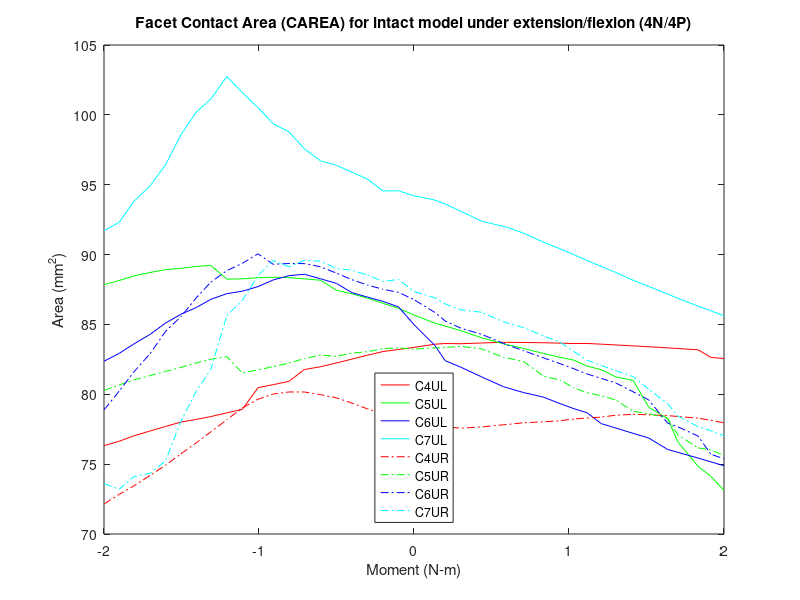

Recreate this plot in MATLAB.
% Facet Contact Area (CAREA)
% model15_intact/4n & 4p Upper Left 
clear all;
%% 4P
figure (1)

c4ulxp=[2 2.0675 2.10046 2.15118 2.21847 2.28879 2.30129 2.3542 2.41761 2.47111 2.51624 2.55771 2.60433 2.65123 2.70673 2.75718 2.81828 2.8513 2.91654 2.95737 3 ]-2;
c4ulyp=[83.3586 83.585 83.6323 83.6189 83.673 83.7203 83.7166 83.7081 83.6888 83.661 83.6316 83.6379 83.5877 83.5311 83.4669 83.4018 83.3254 83.2766 83.1859 82.6411 82.558];

c4urxp=[2 2.0675 2.10046 2.15118 2.21847 2.28879 2.30129 2.3542 2.41761 2.47111 2.51624 2.55771 2.60433 2.65123 2.70673 2.75718 2.81828 2.8513 2.91654 2.95737 3 ]-2;
c4uryp=[77.865 77.7667 77.6868 77.5729 77.6656 77.8207 77.8387 77.9655 78.027 78.1073 78.2342 78.2991 78.3696 78.5023 78.5645 78.5347 78.4717 78.412 78.29 78.1409 77.9543];

c5ulxp=[2 2.0675 2.10046 2.15118 2.21847 2.28879 2.30129 2.3542 2.41761 2.47111 2.51624 2.55771 2.60433 2.65123 2.70673 2.75718 2.81828 2.8513 2.91654 2.95737 3 ]-2;
c5ulyp=[85.6736 85.0876 84.8858 84.5548 84.0447 83.6115 83.5478 83.2773 82.9234 82.6445 82.4423 82.0174 81.7627 81.245 81.0003 79.0738 78.2584 76.5844 74.8407 74.1334 73.1189];

c5urxp=[2 2.0675 2.10046 2.15118 2.21847 2.28879 2.30129 2.3542 2.41761 2.47111 2.51624 2.55771 2.60433 2.65123 2.70673 2.75718 2.81828 2.8513 2.91654 2.95737 3 ]-2;
c5uryp=[83.2378 83.3166 83.3572 83.4314 83.2499 82.6372 82.5962 82.3371 81.2953 81.0235 80.4525 80.113 79.8931 79.5899 78.7815 78.6119 78.2863 77.094 76.164 76.0245 75.6194];

c6ulxp=[2 2.0675 2.10046 2.15118 2.21847 2.28879 2.30129 2.3542 2.41761 2.47111 2.51624 2.55771 2.60433 2.65123 2.70673 2.75718 2.81828 2.8513 2.91654 2.95737 3 ]-2;
c6ulyp=[84.9825 83.4916 82.4103 81.9369 81.2417 80.5425 80.4591 80.1201 79.7956 79.3322 78.9668 78.6819 77.9011 77.5828 77.2049 76.868 76.0514 75.8447 75.4348 75.1649 74.8866];

c6urxp=[2 2.0675 2.10046 2.15118 2.21847 2.28879 2.30129 2.3542 2.41761 2.47111 2.51624 2.55771 2.60433 2.65123 2.70673 2.75718 2.81828 2.8513 2.91654 2.95737 3 ]-2;
c6uryp=[86.7747 85.8569 85.2499 84.7326 84.2875 83.644 83.5289 83.1169 82.6041 82.1931 81.8227 81.4587 81.1349 80.8058 80.1796 79.595 77.9344 77.671 77.0085 75.7105 75.3816];

c7ulxp=[2 2.0675 2.10046 2.15118 2.21847 2.28879 2.30129 2.3542 2.41761 2.47111 2.51624 2.55771 2.60433 2.65123 2.70673 2.75718 2.81828 2.8513 2.91654 2.95737 3 ]-2;
c7ulyp=[94.2066 93.9002 93.6179 93.1001 92.3875 92.0146 91.9482 91.5263 90.8894 90.4156 89.9896 89.5841 89.1497 88.7171 88.165 87.7182 87.1718 86.8704 86.3036 85.9809 85.6144];

c7urxp=[2 2.0675 2.10046 2.15118 2.21847 2.28879 2.30129 2.3542 2.41761 2.47111 2.51624 2.55771 2.60433 2.65123 2.70673 2.75718 2.81828 2.8513 2.91654 2.95737 3 ]-2;
c7uryp=[87.3617 86.9002 86.4681 86.0505 85.8695 85.1867 85.1067 84.7669 84.1789 83.7344 83.0556 82.4439 82.0592 81.6834 81.2667 80.3665 79.3161 78.44 77.6819 77.3927 77.0286];

%% 4N
c4ulxn=-1*[2 2.05 2.1 2.15 2.2 2.25 2.30198 2.35365 2.40358 2.45421 2.50322 2.55384 2.60384 2.65565 2.70225 2.75206 2.80139 2.85108 2.90339 2.95085 3]+2;
c4ulyn=[83.326 83.2056 83.0593 82.7976 82.5195 82.2434 81.9711 81.7718 80.923 80.6905 80.4747 78.9193 78.6702 78.404 78.2039 78.0122 77.6971 77.3744 77.0284 76.6401 76.3264];

c4urxn=-1*[2 2.05 2.1 2.15 2.2 2.25 2.30198 2.35365 2.40358 2.45421 2.50322 2.55384 2.60384 2.65565 2.70225 2.75206 2.80139 2.85108 2.90339 2.95085 3]+2;
c4uryn=[77.9019 78.0735 78.6251 78.9549 79.3677 79.7468 79.9781 80.1648 80.1665 80.0185 79.6458 79.0221 78.1756 77.3087 76.527 75.7343 74.9254 74.1992 73.4496 72.8374 72.1467  ];

c5ulxn=-1*[2 2.05 2.1 2.15 2.2 2.25 2.30198 2.35365 2.40358 2.45421 2.50322 2.55384 2.60384 2.65565 2.70225 2.75206 2.80139 2.85108 2.90339 2.95085 3]+2;
c5ulyn=[85.8014 86.152 86.5117 86.8802 87.189 87.4449 88.1646 88.2634 88.3482 88.3817 88.3423 88.2628 88.243 89.2265 89.1529 89.0156 88.9209 88.7212 88.4756 88.1452 87.841 ];

c5urxn=-1*[2 2.05 2.1 2.15 2.2 2.25 2.30198 2.35365 2.40358 2.45421 2.50322 2.55384 2.60384 2.65565 2.70225 2.75206 2.80139 2.85108 2.90339 2.95085 3]+2;
c5uryn=[83.0901 83.3241 83.2661 83.0472 82.9531 82.7136 82.8129 82.5573 82.2315 81.9794 81.7462 81.5247 82.6961 82.5042 82.2482 81.9274 81.6358 81.3404 81.0304 80.6679 80.2742];

c6ulxn=-1*[2 2.05 2.1 2.15 2.2 2.25 2.30198 2.35365 2.40358 2.45421 2.50322 2.55384 2.60384 2.65565 2.70225 2.75206 2.80139 2.85108 2.90339 2.95085 3]+2;
c6ulyn=[85.1879 86.2559 86.6502 86.9558 87.2706 87.9361 88.2704 88.59 88.4917 88.1814 87.7087 87.3781 87.2028 86.7952 86.2098 85.727 85.1017 84.2907 83.6071 82.9305 82.3662];

c6urxn=-1*[2 2.05 2.1 2.15 2.2 2.25 2.30198 2.35365 2.40358 2.45421 2.50322 2.55384 2.60384 2.65565 2.70225 2.75206 2.80139 2.85108 2.90339 2.95085 3]+2;
c6uryn=[87.2611 87.2972 87.5143 87.8205 88.2 88.6699 89.1319 89.3539 89.3597 89.304 90.055 89.3728 88.8489 88.0217 86.9091 85.5563 84.5046 82.9194 81.6039 80.2348 78.8808];

c7ulxn=-1*[2 2.05 2.1 2.15 2.2 2.25 2.30198 2.35365 2.40358 2.45421 2.50322 2.55384 2.60384 2.65565 2.70225 2.75206 2.80139 2.85108 2.90339 2.95085 3]+2;
c7ulyn=[94.5766 94.564 94.5542 95.3992 95.8996 96.3879 96.7134 97.5761 98.7938 99.3591 100.52 101.587 102.745 101.126 100.196 98.5701 96.4247 94.9274 93.8144 92.3117 91.7066 ];

c7urxn=-1*[2 2.05 2.1 2.15 2.2 2.25 2.30198 2.35365 2.40358 2.45421 2.50322 2.55384 2.60384 2.65565 2.70225 2.75206 2.80139 2.85108 2.90339 2.95085 3]+2;
c7uryn=[88.6922 88.2211 88.0755 88.5401 88.8716 89.006 89.5269 89.5911 89.1257 89.5694 88.4958 86.7218 85.627 81.7828 80.2254 78.0809 75.2318 74.3544 74.113 73.2009 73.6103 ];
%% left

c4xl=2*[flip(c4ulxn(2:21)),c4ulxp];
c4yl=[flip(c4ulyn(2:21)),c4ulyp];
a=plot(c4xl,c4yl,'r');
hold on

c5xl=2*[flip(c5ulxn(2:21)),c5ulxp];
c5yl=[flip(c5ulyn(2:21)),c5ulyp];
b=plot(c5xl,c5yl,'g');
hold on

c6xl=2*[flip(c6ulxn(2:21)),c6ulxp];
c6yl=[flip(c6ulyn(2:21)),c6ulyp];
c=plot(c6xl,c6yl,'b');
hold on

c7xl=2*[flip(c7ulxn(2:21)),c7ulxp];
c7yl=[flip(c7ulyn(2:21)),c7ulyp];
d=plot(c7xl,c7yl,'c');
hold on
%% Right

c4xr=2*[flip(c4urxn(2:21)),c4urxp];
c4yr=[flip(c4uryn(2:21)),c4uryp];
e=plot(c4xr,c4yr,'-.r');
hold on

c5xr=2*[flip(c5urxn(2:21)),c5urxp];
c5yr=[flip(c5uryn(2:21)),c5uryp];
f=plot(c5xr,c5yr,'-.g');
hold on

c6xr=2*[flip(c6urxn(2:21)),c6urxp];
c6yr=[flip(c6uryn(2:21)),c6uryp];
g=plot(c6xr,c6yr,'-.b');
hold on

c7xr=2*[flip(c7urxn(2:21)),c7urxp];
c7yr=[flip(c7uryn(2:21)),c7uryp];
h=plot(c7xr,c7yr,'-.c');

leg=[a,b,c,d,e,f,g,h];
title('Facet Contact Area (CAREA) for intact model under extension/flexion (4N/4P)')
xlabel('Moment (N-m)')
ylabel('Area (mm^2)')
legend(leg,'C4UL','C5UL','C6UL','C7UL','C4UR','C5UR','C6UR','C7UR','location','south')
